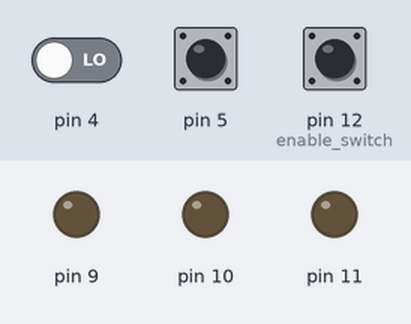
Simulated run of this sketch. Board: Arduino Uno, built with avr-gcc and run on an emulated ATmega328P. Shown: output pins drawn as LEDs (lit = HIGH). The inputs (shaded band) are chosen by the test bench; at power-on: pin 5 LOW, pin 12 (enable_switch) HIGH, pin 4 LOW. The ROS host is connected and sends only what is stated.

Above: at 1.2 s.
1.3 s: pin 5 pulsed HIGH 2 times (0.12 s each, 0.3 s apart)
At 2.0 s:
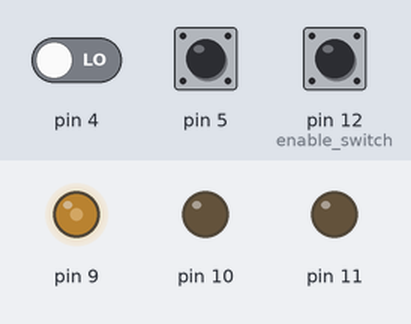
3.4 s: pin 12 (enable_switch) pulled LOW for 0.15 s
At 4.5 s:
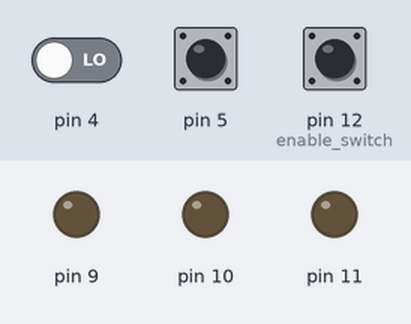
Timing chart, 0 to 6.4 s (numbered marks = the images above; inputs shaded):
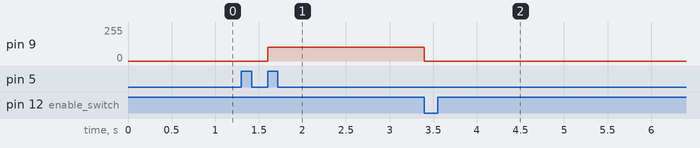

Measured:
- after the input at 1.3 s, pin 9: 0/255 → 102/255 after 0.30 s
- after the input at 3.4 s, pin 9: 102/255 → 0/255 at once

The sketch:

Arduino-MT765.ino
```cpp
/*
 * MT765 steering, transmission, and throttle control
 */

#if (ARDUINO >= 100)
	#include <Arduino.h>
#else
	#include <WProgram.h>
#endif

#include <ros.h>
#include <std_msgs/UInt8.h>

ros::NodeHandle nh;

char buf[100];

typedef struct control_s {
	char *name;
	char pin_in;
	char pin_out;
	byte pt_min;
	byte pt_max;
	byte value_in;
	byte value_out;
	struct control_s *next;
} control_t;

volatile char passthrough = 1;

unsigned long activity_timeout_time = 0;

#define CONTROL(n, pi, po, s, ptmin, ptmax) \
	static control_t control_ ## n = { \
		name:(char *)#n, \
		pin_in:pi, \
		pin_out:po, \
		pt_min:ptmin, \
		pt_max:ptmax, \
	}; \
	void put_ ## n( const std_msgs::UInt8& msg ) { \
		control_ ## n.value_out = msg.data; \
	}; \
	void get_ ## n( ) { \
	}; \


#define INIT_CONTROL(n) \
	control_ ## n.next=controls; \
	controls=&control_ ## n; \
	static ros::Subscriber<std_msgs::UInt8> n ## _sub("/" #n "/put", &put_ ## n ); \
	nh.subscribe(n ## _sub); \
	pinMode(control_ ## n.pin_out, OUTPUT); \


// This is our linked list of controls.
control_t *controls = NULL;

CONTROL(throttle, 3, 11, 230, 0, 0)
CONTROL(transmission, 4, 10, 127, 0, 0)
CONTROL(steering, 5, 9, 127, 100, 155)


int enable_switch = 12;
byte enable_switch_position = 1;

// This is the control we're currently measuring.
// Start at the head of the list.
volatile control_t *control_measured;
volatile unsigned long rise_time = 0;
volatile unsigned long fall_time = 0;

#define PASSTHROUGH_THRESHOLD 100

// pin change interrupt
ISR (PCINT2_vect) {
	unsigned long now = micros();

	byte new_state = digitalRead(control_measured->pin_in);

	// rise_time < fall_time < now

	// rising
	if ( new_state ) {
		// Do we have a valid read?  No rollover.  Not uninitialized.
		if (rise_time != 0 && fall_time != 0 && now > fall_time && fall_time > rise_time) {
			control_measured->value_in = (byte)(256 * (fall_time - rise_time) / (now - rise_time));

			// If we're out of passthrough mode and this device has limits, check them.
			if (passthrough == 0) {
				if (
					(control_measured->pt_min != 0) && (control_measured->value_in < control_measured->pt_min)
					||
					(control_measured->pt_max != 0) && (control_measured->value_in > control_measured->pt_max)

				) {
					// Control input limit exceeded; revert to passthrough mode.
					passthrough = 1;
				}
			}


			// If in passthrough mode, set the output pin the value just now read from the input pin.
			if (passthrough) {
				analogWrite(control_measured->pin_out, control_measured->value_in);
			} else {
				analogWrite(control_measured->pin_out, control_measured->value_out);
			}

			// Disable interrupts for all pins (in this group).
			// ***could be more efficient
    			*digitalPinToPCMSK(control_measured->pin_in) = 0;

			// Move to next control;
			//control_measured = (control_measured->next == NULL ? controls : control_measured->next);

			if (control_measured->next == NULL) {
				// We're at the end of the list.  Return to the head.
				control_measured = controls;
			} else {
				control_measured = control_measured->next;
			}

			// Initialize times for next control.
			rise_time = 0;
			fall_time = 0;

			// Enable interrupts for pin on next control.
			// ***could be more efficient
    			*digitalPinToPCMSK(control_measured->pin_in) |= bit (digitalPinToPCMSKbit(control_measured->pin_in));
    			PCIFR  |= bit (digitalPinToPCICRbit(control_measured->pin_in)); // clear any outstanding interrupt

		// This is the initial rise.
		} else {
			rise_time = now;
			fall_time = 0;
		}

	// falling
	} else {
		fall_time = now;
	}

}

void pciSetup(byte pin)
{
    *digitalPinToPCMSK(pin) |= bit (digitalPinToPCMSKbit(pin));  // enable pin
    PCIFR  |= bit (digitalPinToPCICRbit(pin)); // clear any outstanding interrupt
    PCICR  |= bit (digitalPinToPCICRbit(pin)); // enable interrupt for the group
}


void setup()
{
	nh.initNode();

	// Initialize each control.
	INIT_CONTROL(throttle);
	INIT_CONTROL(transmission);
	INIT_CONTROL(steering);

	// Initialize our control reading with the control at the head of the list.
	control_measured = controls;
	pciSetup(control_measured->pin_in);

	// Initialize enable switch input.
	pinMode(enable_switch, INPUT_PULLUP);
}

void loop()
{
	nh.spinOnce();
	if (1) {
		enable_switch_position = digitalRead(enable_switch);
		// sprintf(buf, "loop: %u/%u", digitalRead(enable_switch), passthrough); nh.logwarn(buf);

		// Switch out of passthrough mode.
		if ((passthrough > 0) && (enable_switch_position == 0)) {
			nh.logwarn("Leaving passthrough mode.");
			passthrough = 0;
			for (control_t *control=controls; control; control = control->next) {
				sprintf(buf, "%s (%u) = %d", control->name, control->pin_out, control->value_out); nh.logwarn(buf);
				analogWrite(control->pin_out, control->value_out);
			}
		}


		if (0) {
			for (control_t *control=controls; control; control = control->next) {
				sprintf (buf, "%s: %u->%u, %u/%u",
					control->name,
					control->pin_in, control->pin_out,
					control->value_in, control->value_out
				);
				nh.logwarn(buf);

			}
		}
	}
	delay(1);
}
```
